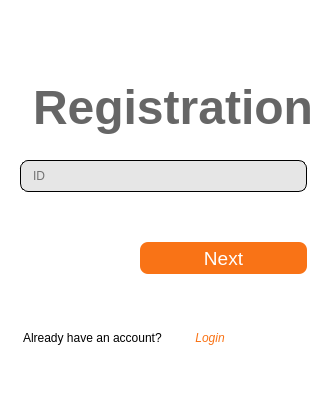
      <widget class="QWidget" name="registration_page1">
       <property name="styleSheet">
        <string notr="true">QWidget {
background-color: white;
}</string>
       </property>
       <layout class="QVBoxLayout" name="verticalLayout_5">
        <property name="spacing">
         <number>0</number>
        </property>
        <property name="leftMargin">
         <number>0</number>
        </property>
        <property name="topMargin">
         <number>0</number>
        </property>
        <property name="rightMargin">
         <number>0</number>
        </property>
        <property name="bottomMargin">
         <number>0</number>
        </property>
        <item>
         <layout class="QVBoxLayout" name="verticalLayout_4">
          <property name="spacing">
           <number>5</number>
          </property>
          <item>
           <spacer name="verticalSpacer_6">
            <property name="orientation">
             <enum>Qt::Vertical</enum>
            </property>
            <property name="sizeType">
             <enum>QSizePolicy::Preferred</enum>
            </property>
            <property name="sizeHint" stdset="0">
             <size>
              <width>20</width>
              <height>80</height>
             </size>
            </property>
           </spacer>
          </item>
          <item>
           <widget class="QLabel" name="registerLabel">
            <property name="font">
             <font>
              <family>Segoe UI</family>
              <pointsize>36</pointsize>
              <italic>false</italic>
              <bold>true</bold>
              <kerning>true</kerning>
             </font>
            </property>
            <property name="styleSheet">
             <string notr="true">QLabel {
color: rgb(102, 102, 102);
margin-left: 20px;
margin-bottom: 20px;
background: transparent;
}</string>
            </property>
            <property name="text">
             <string>Registration</string>
            </property>
           </widget>
          </item>
          <item>
           <widget class="QLineEdit" name="idRegistration">
            <property name="autoFillBackground">
             <bool>false</bool>
            </property>
            <property name="styleSheet">
             <string notr="true">QLineEdit {
border: 1px solid black;
border-radius: 8px;
color: black;
padding-left: 10px;
padding-right: 10px;
background-color: rgb(230, 230, 230);
height: 30px;
margin-left: 20px;
margin-right: 20px;
}

QLineEdit:focus {
border: 2px solid black;
}</string>
            </property>
            <property name="text">
             <string/>
            </property>
            <property name="echoMode">
             <enum>QLineEdit::Normal</enum>
            </property>
            <property name="placeholderText">
             <string>ID</string>
            </property>
            <property name="clearButtonEnabled">
             <bool>false</bool>
            </property>
           </widget>
          </item>
          <item>
           <spacer name="verticalSpacer_7">
            <property name="orientation">
             <enum>Qt::Vertical</enum>
            </property>
            <property name="sizeType">
             <enum>QSizePolicy::Preferred</enum>
            </property>
            <property name="sizeHint" stdset="0">
             <size>
              <width>20</width>
              <height>13</height>
             </size>
            </property>
           </spacer>
          </item>
          <item>
           <widget class="QLabel" name="label_5">
            <property name="font">
             <font>
              <italic>true</italic>
              <bold>true</bold>
             </font>
            </property>
            <property name="styleSheet">
             <string notr="true">QLabel {
margin-left: 20px;
opacity:  0.5;
color: white; background: transparent;
}</string>
            </property>
            <property name="text">
             <string>Enter the unique user id received from Finelog</string>
            </property>
           </widget>
          </item>
          <item>
           <spacer name="verticalSpacer_8">
            <property name="orientation">
             <enum>Qt::Vertical</enum>
            </property>
            <property name="sizeType">
             <enum>QSizePolicy::Preferred</enum>
            </property>
            <property name="sizeHint" stdset="0">
             <size>
              <width>13</width>
              <height>13</height>
             </size>
            </property>
           </spacer>
          </item>
          <item>
           <widget class="QPushButton" name="idNext">
            <property name="font">
             <font>
              <pointsize>14</pointsize>
             </font>
            </property>
            <property name="styleSheet">
             <string notr="true">QPushButton {
border-radius: 8px;
margin-right:  20px;
margin-left: 140px;
background-color: rgb(249, 115, 22);
height: 32px;
color: white;
}
QPushButton:pressed {
background-color: rgb(126, 42, 0)
}</string>
            </property>
            <property name="text">
             <string>Next</string>
            </property>
           </widget>
          </item>
          <item>
           <spacer name="verticalSpacer_9">
            <property name="orientation">
             <enum>Qt::Vertical</enum>
            </property>
            <property name="sizeHint" stdset="0">
             <size>
              <width>20</width>
              <height>40</height>
             </size>
            </property>
           </spacer>
          </item>
          <item>
           <layout class="QHBoxLayout" name="horizontalLayout_8">
            <item>
             <widget class="QLabel" name="label_4">
              <property name="font">
               <font>
                <italic>false</italic>
               </font>
              </property>
              <property name="styleSheet">
               <string notr="true">QLabel {
margin-left: 20px;
color: black;
background: transparent;}</string>
              </property>
              <property name="text">
               <string>Already have an account?</string>
              </property>
             </widget>
            </item>
            <item>
             <widget class="QPushButton" name="loginGoTo">
              <property name="font">
               <font>
                <italic>true</italic>
               </font>
              </property>
              <property name="styleSheet">
               <string notr="true">QPushButton {
height: 30px;
color: rgb(249, 115, 22);
}</string>
              </property>
              <property name="text">
               <string>Login</string>
              </property>
              <property name="flat">
               <bool>true</bool>
              </property>
             </widget>
            </item>
            <item>
             <spacer name="horizontalSpacer_4">
              <property name="orientation">
               <enum>Qt::Horizontal</enum>
              </property>
              <property name="sizeType">
               <enum>QSizePolicy::Expanding</enum>
              </property>
              <property name="sizeHint" stdset="0">
               <size>
                <width>60</width>
                <height>20</height>
               </size>
              </property>
             </spacer>
            </item>
           </layout>
          </item>
          <item>
           <spacer name="verticalSpacer_10">
            <property name="orientation">
             <enum>Qt::Vertical</enum>
            </property>
            <property name="sizeType">
             <enum>QSizePolicy::Preferred</enum>
            </property>
            <property name="sizeHint" stdset="0">
             <size>
              <width>20</width>
              <height>60</height>
             </size>
            </property>
           </spacer>
          </item>
         </layout>
        </item>
       </layout>
      </widget>
